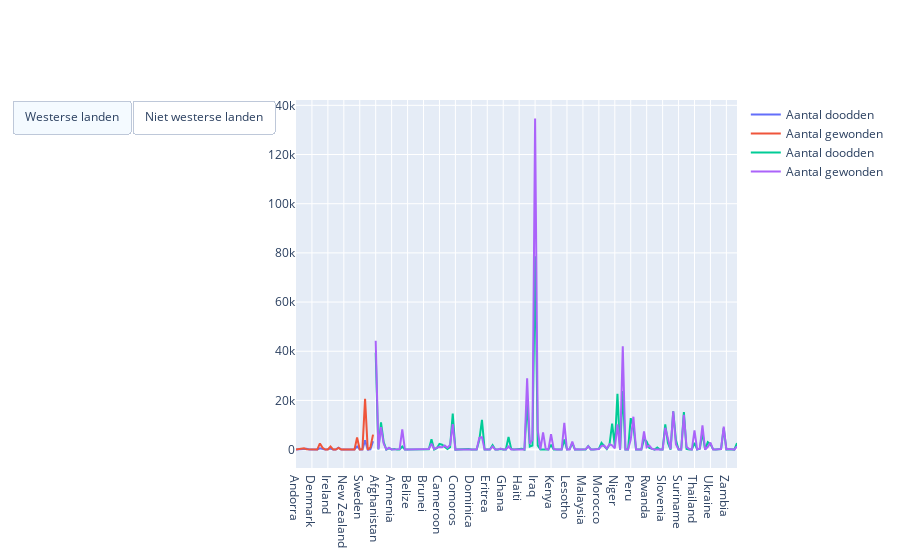

The cell this chart's notebook holds for it:
### Markdown cell above
In de bovenstaande figuur worden de westerse landen weergegeven waar de meeste aanslagen hebben plaatsgevonden, samen met het aantal aanslagen per land, het totale aantal doden en het aantal succesvolle aanslagen. Opvallend is dat in de meeste weergegeven landen het aantal aanslagen en het aantal succesvolle aanslagen dicht bij elkaar liggen. Echter, in vier gevallen (VS, Noorwegen, Mexico en Canada) is het aantal doden hoger dan het aantal succesvolle aanslagen. Dit kan mogelijk verklaren waarom de media deze specifieke succesvolle aanslagen meer belicht.

Deze discrepantie tussen het aantal doden en het aantal succesvolle aanslagen in bepaalde landen is een belangrijk aspect om te onderzoeken. Het roept vragen op over de mogelijke factoren die van invloed zijn op de media-aandacht voor aanslagen. Er kunnen verschillende redenen zijn waarom de media zich meer richt op succesvolle aanslagen, zoals de ernstige gevolgen voor het menselijk leven en de maatschappij, de impact op internationale betrekkingen of de perceptie van bedreiging binnen de samenleving.

### Code cell
fig = go.Figure()
fig.add_trace(go.Scatter(x=west["country_txt"].unique(), y=west["nkill"], name="Aantal doodden", mode="lines"))
fig.add_trace(go.Scatter(x=west["country_txt"].unique(), y=west["nwound"], name="Aantal gewonden", mode="lines"))

fig.add_trace(go.Scatter(x=nonwest["country_txt"].unique(), y=nonwest["nkill"], name="Aantal doodden", mode="lines"))
fig.add_trace(go.Scatter(x=nonwest["country_txt"].unique(), y=nonwest["nwound"], name="Aantal gewonden", mode="lines"))

fig = fig.update_layout(
            updatemenus=[
                dict(
                type='buttons',
                direction='left',
                buttons=list([
                    dict(
                        label = "Westerse landen",
                        method = "update",
                        args = [{"visibale": [True, True, False, False]},
                               {"title": "Aantal doodden en gewonden westersw landen"}]
                    ),
                     dict(
                         label = "Niet westerse landen",
                         method = "update",
                         args = [{"visibale": [False, False, True, True]},
                               {"title": "Aantal doodden en gewonden niet westersw landen"}]
                     )
                ])
                )
            ])

fig.show()

### Figure 1 — Plotly figure (JSON) as saved in the notebook; plotly's stock layout.template omitted (floating-point values rounded to 4 significant figures; data arrays with more than 128 entries replaced by an {"elided": "..."} marker saying what was removed)
{"data": [{"mode": "lines", "name": "Aantal doodden", "type": "scatter", "x": ["Andorra", "Australia", "Austria", "Belgium", "Canada", "Cyprus", "Denmark", "Fiji", "Finland", "France", "Greece", "Iceland", "Ireland", "Italy", "Luxembourg", "Malta", "Mexico", "Netherlands", "New Zealand", "Norway", "Papua New Guinea", "Portugal", "Solomon Islands", "Spain", "Sweden", "Switzerland", "United States", "Vanuatu", "West Germany (FRG)", "United Kingdom"], "y": [0, 23, 30, 79, 365, 45, 5, 8, 11, 534, 325, 0, 117, 420, 0, 5, 780, 37, 1, 79, 79, 32, 4, 1288, 22, 74, 3771, 0, 97, 3410]}, {"mode": "lines", "name": "Aantal gewonden", "type": "scatter", "x": ["Andorra", "Australia", "Austria", "Belgium", "Canada", "Cyprus", "Denmark", "Fiji", "Finland", "France", "Greece", "Iceland", "Ireland", "Italy", "Luxembourg", "Malta", "Mexico", "Netherlands", "New Zealand", "Norway", "Papua New Guinea", "Portugal", "Solomon Islands", "Spain", "Sweden", "Switzerland", "United States", "Vanuatu", "West Germany (FRG)", "United Kingdom"], "y": [0, 113, 126, 516, 146, 41, 29, 18, 27, 2516, 733, 0, 31, 1291, 6, 12, 683, 58, 2, 88, 91, 95, 0, 4935, 80, 94, 20702, 0, 862, 6106]}, {"mode": "lines", "name": "Aantal doodden", "type": "scatter", "x": {"elided": "137 str values"}, "y": {"elided": "137 int values"}}, {"mode": "lines", "name": "Aantal gewonden", "type": "scatter", "x": {"elided": "137 str values"}, "y": {"elided": "137 int values"}}], "layout": {"updatemenus": [{"buttons": [{"args": [{"visibale": [true, true, false, false]}, {"title": "Aantal doodden en gewonden westersw landen"}], "label": "Westerse landen", "method": "update"}, {"args": [{"visibale": [false, false, true, true]}, {"title": "Aantal doodden en gewonden niet westersw landen"}], "label": "Niet westerse landen", "method": "update"}], "direction": "left", "type": "buttons"}]}}
